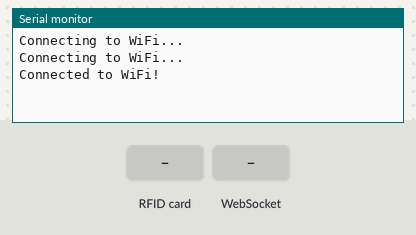
Recording of a sketch running on a simulated ESP32. On the bench: the last lines printed to the serial monitor. The inputs (shaded band) are chosen by the test bench. WiFi joins after 1.5 s; servers stay silent unless stated.

Above: at 3.2 s.
3.3 s: RFID card 14 15 16 21 held to the reader
At 4.0 s:
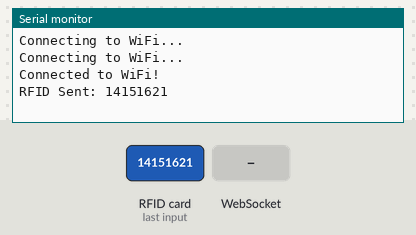
4.8 s: WebSocket text "1" received
At 5.7 s:
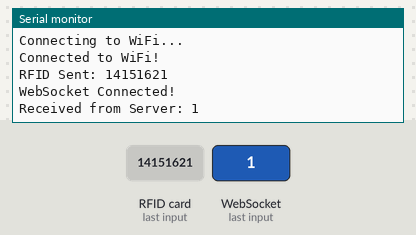
6.3 s: RFID card 5E 7A 19 C4 held to the reader
At 6.8 s:
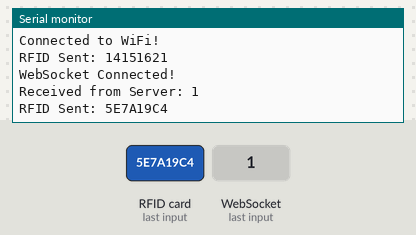

Measured:
- after the input at 3.3 s, the serial monitor: prints a new line at once (image 1)
- after the input at 4.8 s, the serial monitor: prints a new line at once (image 2)
- after the input at 6.3 s, the serial monitor: prints a new line at once (image 3)

The sketch:

AddMmeber_rfid.ino
```cpp
#include <WiFi.h>
#include <WebSocketsClient.h>
#include <SPI.h>
#include <MFRC522.h>

#define SS_PIN  5   // Pin for RFID chip select
#define RST_PIN 22  // Pin for RFID reset

const char* ssid = "unsecured network";
const char* password = "14151621";

const char* websocket_server = "192.168.1.180"; // WebSocket server (your PC's IP)
const uint16_t websocket_port = 8080; // WebSocket port

MFRC522 mfrc522(SS_PIN, RST_PIN);
WebSocketsClient webSocket;

void setup() {
    Serial.begin(115200);
    SPI.begin();
    mfrc522.PCD_Init();

    // Connect to Wi-Fi
    WiFi.begin(ssid, password);
    while (WiFi.status() != WL_CONNECTED) {
        delay(1000);
        Serial.println("Connecting to WiFi...");
    }
    Serial.println("Connected to WiFi!");

    // Connect to WebSocket server
    webSocket.begin(websocket_server, websocket_port, "/");
    webSocket.onEvent(webSocketEvent);
}

void loop() {
    webSocket.loop(); // Keep WebSocket connection alive

    if (mfrc522.PICC_IsNewCardPresent() && mfrc522.PICC_ReadCardSerial()) {
        String rfid = "";
        for (byte i = 0; i < mfrc522.uid.size; i++) {
            rfid += String(mfrc522.uid.uidByte[i], HEX);
        }
        rfid.toUpperCase();

        // Send RFID data via WebSocket
        webSocket.sendTXT(rfid);
        Serial.println("RFID Sent: " + rfid);

        delay(1000);
    }
}

// WebSocket event handler
void webSocketEvent(WStype_t type, uint8_t* payload, size_t length) {
    switch (type) {
        case WStype_CONNECTED:
            Serial.println("WebSocket Connected!");
            break;
        case WStype_DISCONNECTED:
            Serial.println("WebSocket Disconnected!");
            break;
        case WStype_TEXT:
            Serial.printf("Received from Server: %s\n", payload);
            break;
    }
}
```
